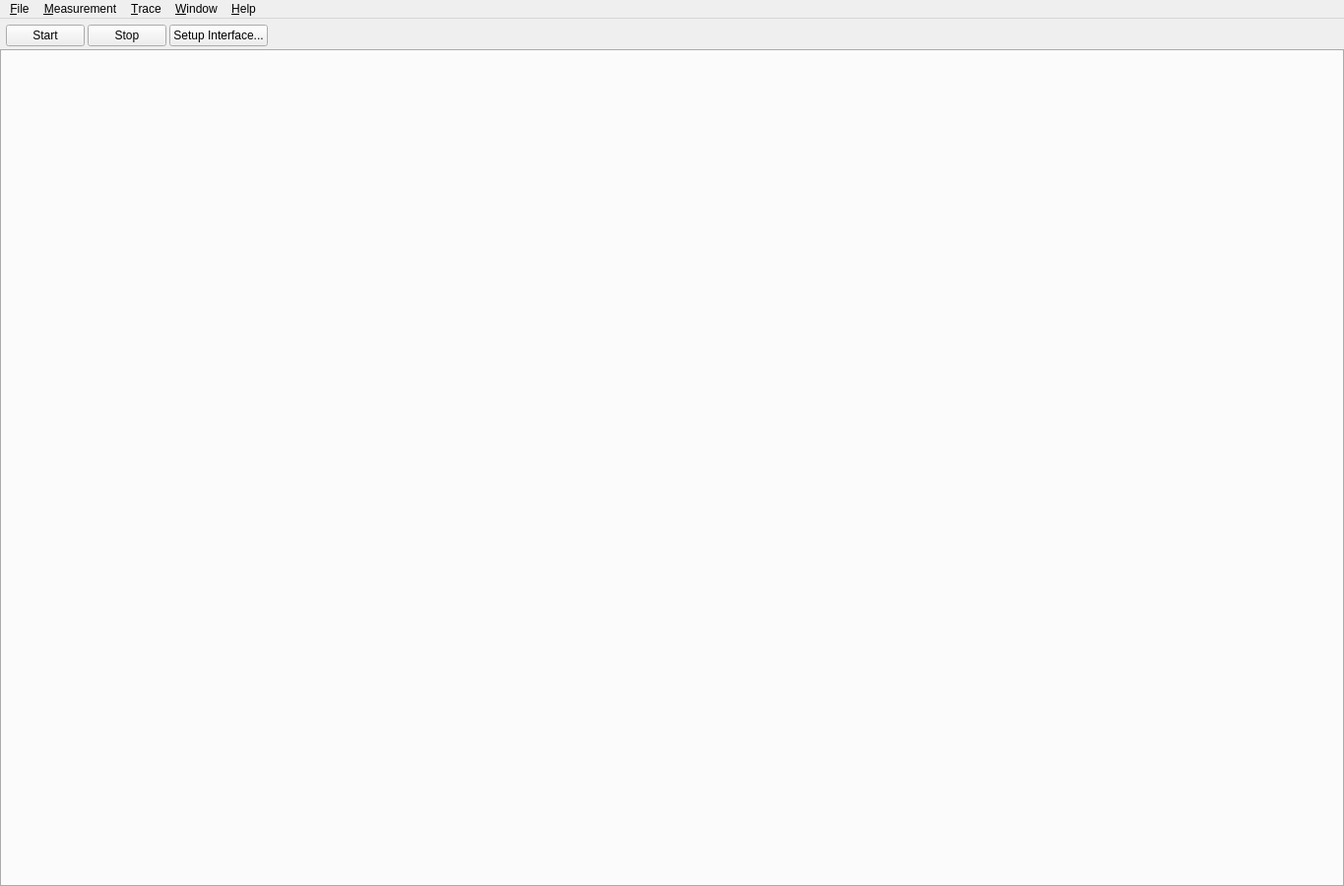
<?xml version="1.0" encoding="UTF-8"?>
<ui version="4.0">
 <class>MainWindow</class>
 <widget class="QMainWindow" name="MainWindow">
  <property name="windowModality">
   <enum>Qt::NonModal</enum>
  </property>
  <property name="geometry">
   <rect>
    <x>0</x>
    <y>0</y>
    <width>1365</width>
    <height>900</height>
   </rect>
  </property>
  <property name="windowTitle">
   <string>CANgaroo</string>
  </property>
  <property name="documentMode">
   <bool>false</bool>
  </property>
  <property name="unifiedTitleAndToolBarOnMac">
   <bool>true</bool>
  </property>
  <widget class="QWidget" name="centralwidget">
   <layout class="QVBoxLayout" name="verticalLayout">
    <property name="spacing">
     <number>3</number>
    </property>
    <property name="leftMargin">
     <number>0</number>
    </property>
    <property name="topMargin">
     <number>0</number>
    </property>
    <property name="rightMargin">
     <number>0</number>
    </property>
    <property name="bottomMargin">
     <number>0</number>
    </property>
    <item>
     <layout class="QHBoxLayout" name="horizontalLayoutControls">
      <property name="leftMargin">
       <number>6</number>
      </property>
      <property name="topMargin">
       <number>6</number>
      </property>
      <property name="rightMargin">
       <number>6</number>
      </property>
      <item>
       <widget class="QPushButton" name="btnStartMeasurement">
        <property name="text">
         <string>Start</string>
        </property>
       </widget>
      </item>
      <item>
       <widget class="QPushButton" name="btnStopMeasurement">
        <property name="text">
         <string>Stop</string>
        </property>
       </widget>
      </item>
      <item>
       <widget class="QPushButton" name="btnSetupMeasurement">
        <property name="text">
         <string>Setup Interface...</string>
        </property>
       </widget>
      </item>
      <item>
       <spacer name="horizontalSpacer_Controls">
        <property name="orientation">
         <enum>Qt::Horizontal</enum>
        </property>
        <property name="sizeHint" stdset="0">
         <size>
          <width>40</width>
          <height>20</height>
         </size>
        </property>
       </spacer>
      </item>
     </layout>
    </item>
    <item>
     <widget class="QTabWidget" name="mainTabs">
      <property name="autoFillBackground">
       <bool>false</bool>
      </property>
      <property name="tabPosition">
       <enum>QTabWidget::South</enum>
      </property>
      <property name="tabShape">
       <enum>QTabWidget::Rounded</enum>
      </property>
      <property name="currentIndex">
       <number>-1</number>
      </property>
      <property name="elideMode">
       <enum>Qt::ElideNone</enum>
      </property>
      <property name="tabsClosable">
       <bool>false</bool>
      </property>
      <property name="movable">
       <bool>true</bool>
      </property>
     </widget>
    </item>
   </layout>
  </widget>
  <widget class="QMenuBar" name="menubar">
   <property name="geometry">
    <rect>
     <x>0</x>
     <y>0</y>
     <width>1365</width>
     <height>29</height>
    </rect>
   </property>
   <widget class="QMenu" name="menuFile">
    <property name="title">
     <string>&amp;File</string>
    </property>
    <addaction name="action_WorkspaceNew"/>
    <addaction name="separator"/>
    <addaction name="action_WorkspaceOpen"/>
    <addaction name="action_WorkspaceSave"/>
    <addaction name="action_WorkspaceSaveAs"/>
    <addaction name="separator"/>
    <addaction name="action_Quit"/>
   </widget>
   <widget class="QMenu" name="menuWindow">
    <property name="title">
     <string>&amp;Window</string>
    </property>
    <widget class="QMenu" name="menu_New">
     <property name="title">
      <string>&amp;New</string>
     </property>
     <addaction name="action_Trace_View"/>
     <addaction name="actionLog_View"/>
     <addaction name="actionGraph_View"/>
     <addaction name="actionCan_Status_View"/>
     <addaction name="actionGraph_View_2"/>
     <addaction name="actionTransmit_View"/>
     <addaction name="actionGenerator_View"/>
    </widget>
    <addaction name="menu_New"/>
   </widget>
   <widget class="QMenu" name="menuMeasurement">
    <property name="title">
     <string>&amp;Measurement</string>
    </property>
    <addaction name="actionStart_Measurement"/>
    <addaction name="actionStop_Measurement"/>
    <addaction name="separator"/>
    <addaction name="actionSetup"/>
   </widget>
   <widget class="QMenu" name="menuHelp">
    <property name="title">
     <string>&amp;Help</string>
    </property>
    <addaction name="actionAbout"/>
   </widget>
   <widget class="QMenu" name="menu_Trace">
    <property name="title">
     <string>&amp;Trace</string>
    </property>
    <addaction name="action_TraceClear"/>
    <addaction name="separator"/>
    <addaction name="actionSave_Trace_to_file"/>
   </widget>
   <addaction name="menuFile"/>
   <addaction name="menuMeasurement"/>
   <addaction name="menu_Trace"/>
   <addaction name="menuWindow"/>
   <addaction name="menuHelp"/>
  </widget>
  <action name="action_Quit">
   <property name="text">
    <string>E&amp;xit</string>
   </property>
   <property name="shortcut">
    <string>Alt+F4</string>
   </property>
  </action>
  <action name="action_Trace_View">
   <property name="text">
    <string>&amp;Trace View</string>
   </property>
   <property name="shortcut">
    <string>Ctrl+Shift+T</string>
   </property>
  </action>
  <action name="actionLog_View">
   <property name="text">
    <string>&amp;Log View</string>
   </property>
   <property name="shortcut">
    <string>Ctrl+Shift+L</string>
   </property>
  </action>
  <action name="actionSetup">
   <property name="text">
    <string>&amp;Setup...</string>
   </property>
   <property name="shortcut">
    <string>Ctrl+Alt+S</string>
   </property>
  </action>
  <action name="actionStart_Measurement">
   <property name="text">
    <string>Star&amp;t Measurement</string>
   </property>
   <property name="shortcut">
    <string>F5</string>
   </property>
  </action>
  <action name="actionStop_Measurement">
   <property name="text">
    <string>Sto&amp;p Measurement</string>
   </property>
   <property name="shortcut">
    <string>Shift+F5</string>
   </property>
  </action>
  <action name="actionAbout">
   <property name="text">
    <string>&amp;About</string>
   </property>
  </action>
  <action name="actionSave_Trace_to_file">
   <property name="text">
    <string>&amp;Save Trace to file...</string>
   </property>
  </action>
  <action name="actionGraph_View">
   <property name="enabled">
    <bool>false</bool>
   </property>
   <property name="text">
    <string>&amp;Graph View</string>
   </property>
   <property name="shortcut">
    <string>Ctrl+Shift+G</string>
   </property>
   <property name="visible">
    <bool>false</bool>
   </property>
  </action>
  <action name="action_WorkspaceNew">
   <property name="text">
    <string>&amp;New Workspace...</string>
   </property>
   <property name="shortcut">
    <string>Ctrl+N</string>
   </property>
  </action>
  <action name="action_WorkspaceSave">
   <property name="text">
    <string>&amp;Save Workspace</string>
   </property>
   <property name="shortcut">
    <string>Ctrl+S</string>
   </property>
  </action>
  <action name="action_WorkspaceSaveAs">
   <property name="text">
    <string>Save Workspace &amp;As...</string>
   </property>
   <property name="shortcut">
    <string>Ctrl+Shift+S</string>
   </property>
  </action>
  <action name="action_WorkspaceOpen">
   <property name="text">
    <string>&amp;Open Workspace...</string>
   </property>
   <property name="shortcut">
    <string>Ctrl+O</string>
   </property>
  </action>
  <action name="action_TraceClear">
   <property name="text">
    <string>&amp;Clear</string>
   </property>
   <property name="shortcut">
    <string>Esc</string>
   </property>
  </action>
  <action name="actionCan_Status_View">
   <property name="text">
    <string>Can &amp;Status View</string>
   </property>
  </action>
  <action name="actionGraph_View_2">
   <property name="text">
    <string>Graph View</string>
   </property>
  </action>
  <action name="actionTransmit_View">
   <property name="text">
    <string>Message View</string>
   </property>
  </action>
  <action name="actionGenerator_View">
   <property name="text">
    <string>Generator View</string>
   </property>
  </action>
 </widget>
 <resources/>
 <connections>
  <connection>
   <sender>action_Quit</sender>
   <signal>triggered()</signal>
   <receiver>MainWindow</receiver>
   <slot>close()</slot>
   <hints>
    <hint type="sourcelabel">
     <x>-1</x>
     <y>-1</y>
    </hint>
    <hint type="destinationlabel">
     <x>399</x>
     <y>299</y>
    </hint>
   </hints>
  </connection>
 </connections>
</ui>
